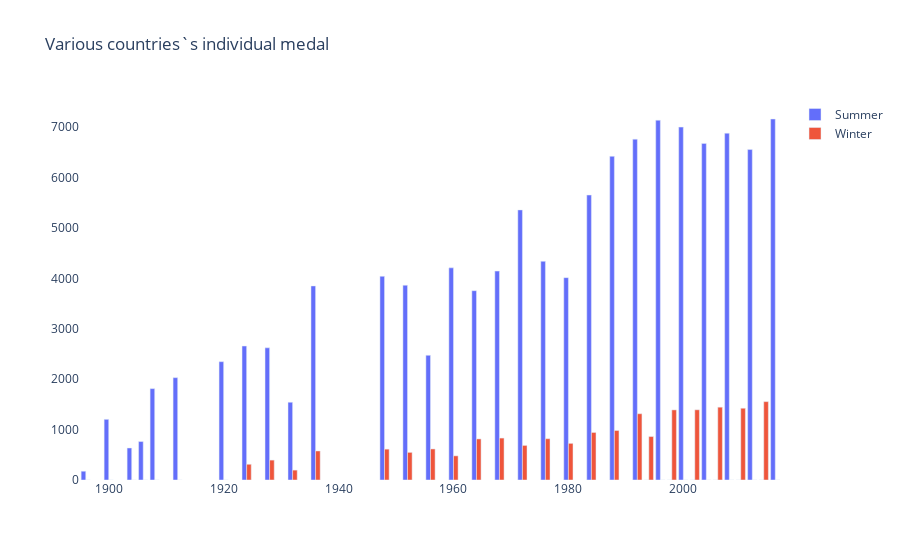

The notebook cell saved with this chart:
### Code cell
import plotly_express as px
from plotly.subplots import make_subplots
import plotly.graph_objects as go

dff = data.copy()
summer = dff[dff['Season'] == "Summer"]
summer =  summer.drop_duplicates(subset=['Name'], keep='first')
summer = summer.groupby(['Year']).agg({'Name':'count'}).reset_index()

winter = dff[dff['Season'] == "Winter"]
winter =  winter.drop_duplicates(subset=['Name'], keep='first')
winter = winter.groupby(['Year']).agg({'Name':'count'}).reset_index()

seasons = pd.merge(summer, winter, on='Year', how='outer').fillna(0).reset_index()
seasons = seasons.rename(columns={'Name_x':'Summer', 'Name_y':'Winter'}).sort_values(by="Year")
    
trace1 = px.bar(seasons, x= "Year",
                    y='Summer')
trace2 = px.bar(seasons, x= "Year",
                    y='Winter')
    
trace_list = [trace1, trace2]
y_axis_titles = ["Summer", "Winter"]

fig = make_subplots(rows=1, cols=1)


for i, (item, title) in enumerate(zip(trace_list, y_axis_titles)):
        fig.add_trace(go.Bar(name=title,
                                x=item.data[0]['x'], y=item.data[0]['y'], showlegend=True), row=1, col=1)
fig.update_layout(title="Various countries`s individual medal", plot_bgcolor="rgba(255,255,255,0.9)")
fig.update_yaxes()
fig.show()

### Figure 1 — Plotly figure (JSON) as saved in the notebook; plotly's stock layout.template omitted (floating-point values rounded to 4 significant figures)
{"data": [{"name": "Summer", "showlegend": true, "type": "bar", "x": [1896, 1900, 1904, 1906, 1908, 1912, 1920, 1924, 1928, 1932, 1936, 1948, 1952, 1956, 1960, 1964, 1968, 1972, 1976, 1980, 1984, 1988, 1992, 1994, 1996, 1998, 2000, 2002, 2004, 2006, 2008, 2010, 2012, 2014, 2016], "xaxis": "x", "y": [174, 1204, 635, 763, 1813, 2031, 2348, 2658, 2623, 1543, 3851, 4042, 3865, 2475, 4210, 3757, 4146, 5360, 4339, 4016, 5655, 6423, 6764, 0, 7140, 0, 7003, 0, 6680, 0, 6882, 0, 6558, 0, 7164], "yaxis": "y"}, {"name": "Winter", "showlegend": true, "type": "bar", "x": [1896, 1900, 1904, 1906, 1908, 1912, 1920, 1924, 1928, 1932, 1936, 1948, 1952, 1956, 1960, 1964, 1968, 1972, 1976, 1980, 1984, 1988, 1992, 1994, 1996, 1998, 2000, 2002, 2004, 2006, 2008, 2010, 2012, 2014, 2016], "xaxis": "x", "y": [0, 0, 0, 0, 0, 0, 0, 312, 395, 196, 576, 612, 548, 616, 479, 815, 832, 686, 819, 727, 943, 982, 1315, 862, 0, 1391, 0, 1393, 0, 1445, 0, 1424, 0, 1555, 0], "yaxis": "y"}], "layout": {"plot_bgcolor": "rgba(255,255,255,0.9)", "title": {"text": "Various countries`s individual medal"}, "xaxis": {"anchor": "y", "domain": [0, 1]}, "yaxis": {"anchor": "x", "domain": [0, 1]}}}
